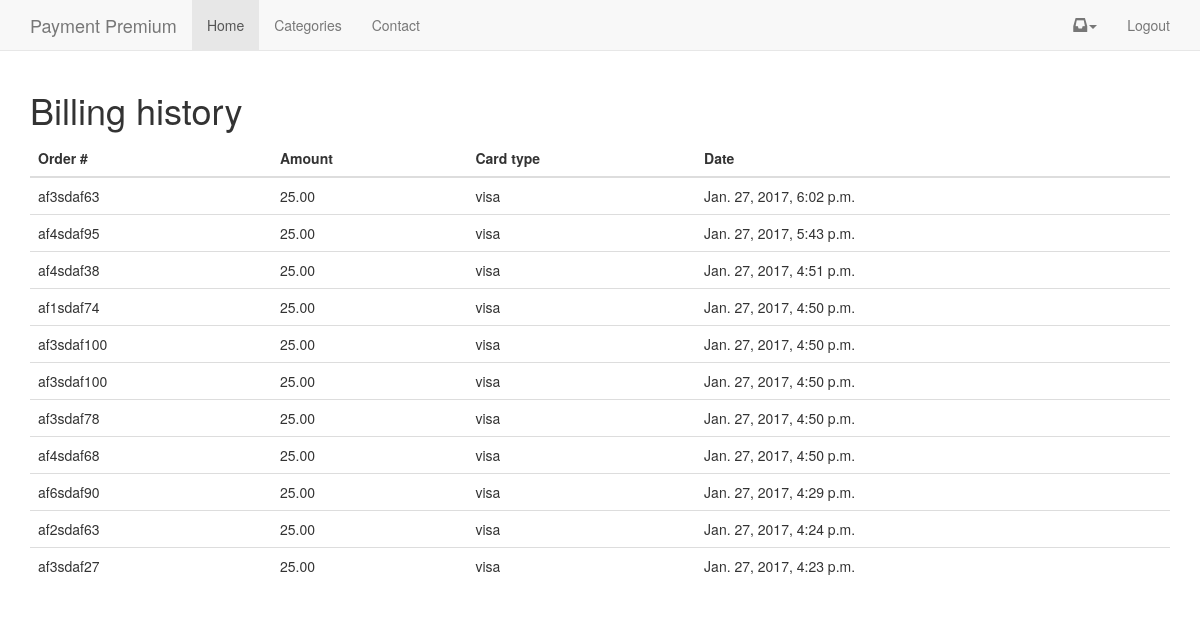
The app's page /billing/ (signed in), older data.
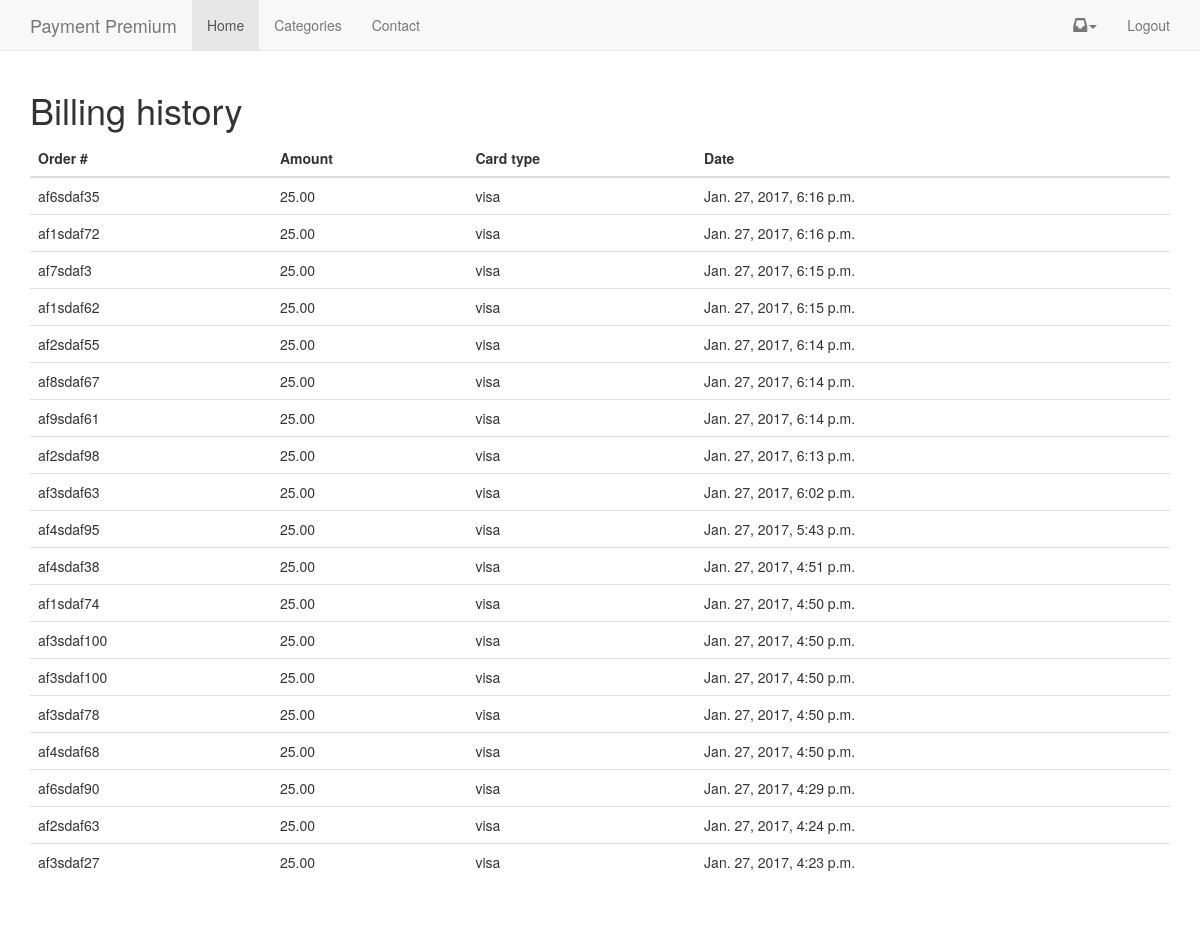
The same page, newer data.
### billing/models.py (models this page shows, shortened)
class Transaction(models.Model):
	user = models.ForeignKey(settings.AUTH_USER_MODEL)
	transaction_id = models.CharField(max_length=120) #braintree or stripe
	order_id = models.CharField(max_length=120)
	amount = models.DecimalField(max_digits=100, decimal_places=2)
	success = models.BooleanField(default=True)
	transaction_status = models.CharField(max_length=220, null=True, blank=True)
	card_type = models.CharField(max_length=120)
	last_four = models.PositiveIntegerField(null=True, blank=True)
	timestamp = models.DateTimeField(auto_now_add=True, auto_now=False)
	objects = TransactionManager()
	class Meta:
		ordering = ['-timestamp']

### billing/views.py (the view)
# urls.py: url(r'^billing/$', billing_history, name='billing_history'),
def billing_history(request):
	history = Transaction.objects.filter(user=request.user).filter(success=True)
	context = {
		"history": history
	}
	return render(request, "history.html", context)

### billing/templates/history.html
{% extends 'base.html' %} {% block content %}
<h1>Billing history</h1>
<table class="table">
    <thead>
        <th>
            Order #
        </th>
        <th>
            Amount
        </th>
        <th>Card type</th>
        <th>
            Date
        </th>
    </thead>
    {% for item in history %}
    <tr>
        <td>
            {{ item.order_id }}
        </td>
        <td>
            {{ item.amount }}
        </td>
        <td>{{ item.card_type }} {% if item.last_four %}Last four: {{ item.last_fourt }}{% endif %}</td>
        <td>
            {{ item.timestamp }}
        </td>
    </tr>
    {% endfor %}
</table>
{% endblock %}

### templates/base.html (shortened to what this page needs)
{% load staticfiles %}
<!DOCTYPE html>
<html lang="en">
<head>
    <link rel="stylesheet" href="https://maxcdn.bootstrapcdn.com/bootstrap/3.3.7/css/bootstrap.min.css">
    <link href="http://getbootstrap.com/assets/css/ie10-viewport-bug-workaround.css" rel="stylesheet">
    <link rel="stylesheet" href="https://maxcdn.bootstrapcdn.com/font-awesome/4.7.0/css/font-awesome.min.css">
</head>
<body>
    {% include 'navbar.html' %}
    <div class="container">
         {% block content %} {% endblock content %}
    </div>
</body>
</html>

### templates/navbar.html (shortened to what this page needs)
<nav class="navbar navbar-default navbar-static-top">
    <div class="container">
        <div class="navbar-header">
            <a class="navbar-brand" href="/">Payment Premium</a>
        </div>
        <div id="navbar" class="navbar-collapse collapse">
            <ul class="nav navbar-nav">
                <li class="active"><a href="/">Home</a></li>
                <li><a href="{% url 'projects' %}">Categories</a></li>
                <li><a href="#contact">Contact</a></li>
            </ul>
            <ul class="nav navbar-nav navbar-right">
                {% if user.is_authenticated %}
                <li class="dropdown">
                    <a href="#" class="dropdown-toggle notification-toggle" data-toggle="dropdown" role="button" aria-haspopup="true" aria-expanded="false"><span class="glyphicon glyphicon-inbox"></span><span class="caret"></span></a>
                </li>
                <li><a href="{% url 'logout' %}">Logout</a></li>
                {% else %}
                    {% if request.get_full_path != "/" %}
                <li><a href="{% url 'login' %}">Login</a></li>
                    {% endif %}
                {% endif %}
            </ul>
        </div>
    </div>
</nav>

### templates/javascript.html (shortened to what this page needs)
{% load staticfiles %}

Row changes from the older to the newer data that the page shows:
added Transaction: order_id "af6sdaf35", amount "25.00", card_type "visa", timestamp "Jan. 27, 2017, 6:16 p.m."
added Transaction: order_id "af1sdaf72", amount "25.00", card_type "visa", timestamp "Jan. 27, 2017, 6:16 p.m."
added Transaction: order_id "af7sdaf3", amount "25.00", card_type "visa", timestamp "Jan. 27, 2017, 6:15 p.m."
added Transaction: order_id "af1sdaf62", amount "25.00", card_type "visa", timestamp "Jan. 27, 2017, 6:15 p.m."
added Transaction: order_id "af2sdaf55", amount "25.00", card_type "visa", timestamp "Jan. 27, 2017, 6:14 p.m."
added Transaction: order_id "af8sdaf67", amount "25.00", card_type "visa", timestamp "Jan. 27, 2017, 6:14 p.m."
added Transaction: order_id "af9sdaf61", amount "25.00", card_type "visa", timestamp "Jan. 27, 2017, 6:14 p.m."
added Transaction: order_id "af2sdaf98", amount "25.00", card_type "visa", timestamp "Jan. 27, 2017, 6:13 p.m."
